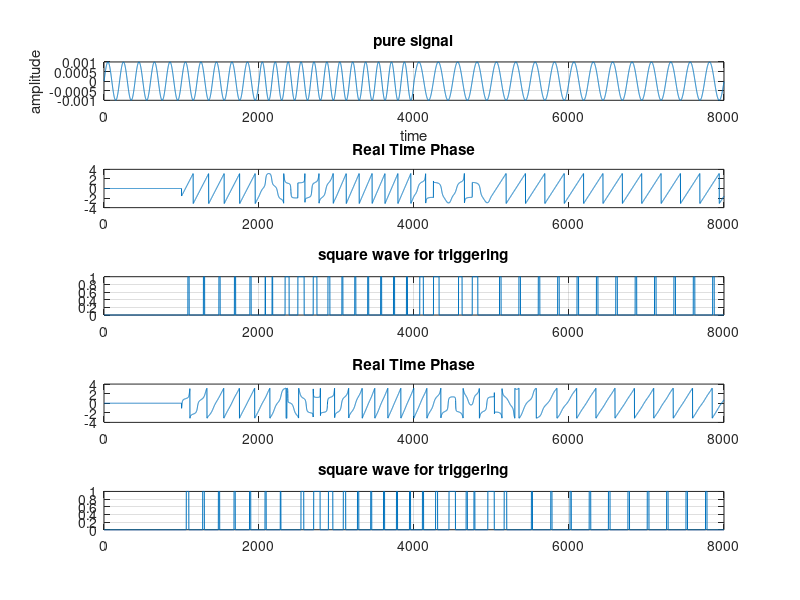

Write MATLAB code to recreate this figure.
clear all;
close all;
%%
t=csvread("VaryingFreqSinWave10_8_12.csv");   % sin4 is giving best results
% time=t(:,1);
% y=t(:,2);
y=t;
%plot(x(:,1),x(:,2))
SNR=5;   % signal-to-noise ratio
fs=2000;
figure(1)
subplot(5,1,1) % 5 rows , 1 column , first position
plot(y); box on; grid on;
title("pure signal")
xlabel 'time';
ylabel 'amplitude';

%%
signal = y;
filtered7 = NaN(size(signal));
steps     = 1:1:numel(signal);
for i = 1000:numel(steps)
    ww=NaN(1000,1);
    i1 = steps(i-999);
    i2 = steps(i);
    [ww(1:1000)] = hilbert(signal(i1:i2));
    filtered7(i)=ww(1000);
end
sigphase2 = atan2(imag(filtered7),real(filtered7));
%sigphase = (unwrap(angle(filtered3)))';
sigphase2(1:1000)=zeros(1000,1);
subplot(5,1,2); grid on; box on;
plot(sigphase2)
title("Real Time Phase")
%%
squareWave1=zeros(length(sigphase2),1);
for j=1:length(sigphase2)
    if (1<= sigphase2(j)) && (sigphase2(j)<=1.5)
        squareWave1(j,1)=1;
    end
end
subplot(5,1,3)
plot(squareWave1); grid on; box on;
title("square wave for triggering")
%%
Y1 = awgn(y,SNR,'measured','linear');    % adding white gaussian noise
%plot(time, Y1)

% subplot(5,1,2) % 5 rows , 1 column , 2nd position
% plot(Y1); grid on; box on;
% title("signal added with gaussian noise")
% xlabel 'time';
% ylabel 'amplitude';
% title("signal added with noise")
%%
signal    = Y1;
fcutlow=8;   %low cut frequency in Hz
fcuthigh=13;   %high cut frequency in Hz
order=3;
[b,a]=butter(order,[fcutlow,fcuthigh]/(fs/2),'bandpass');
%[b, a]    = butter(3, 0.5);
z         = zeros(1, 6);
filtered1 = filter(b, a, signal, z);  % Same as: filter(b, a, signal) if z is 0
filtered2 = NaN(size(signal));
steps     = 0:1:numel(signal);
for iStep = 1:numel(steps) - 1
  i1 = steps(iStep) + 1;
  i2 = steps(iStep + 1);
  % z is updated in each block:
  [filtered2(i1:i2), z] = filter(b, a, signal(i1:i2), z);
end
% subplot(5,1,3)
% plot(filtered2,'g'); grid on; box on;
% title("Real time band pass filtered signal")
%%
signal = filtered2;
filtered3 = NaN(size(signal));
steps     = 1:1:numel(signal);
for i = 1000:numel(steps)
    ww=NaN(1000,1);
    i1 = steps(i-999);
    i2 = steps(i);
    [ww(1:1000)] = hilbert(signal(i1:i2));
    filtered3(i)=ww(1000);
end
sigphase = atan2(imag(filtered3),real(filtered3));
%sigphase = (unwrap(angle(filtered3)))';
sigphase(1:1000)=zeros(1000,1);
subplot(5,1,4); grid on; box on;
plot(sigphase)
title("Real Time Phase")
%%
squareWave=zeros(length(sigphase),1);
for j=1:length(sigphase)
    if (1<= sigphase(j)) && (sigphase(j)<=1.5)
        squareWave(j,1)=1;
    end
end
subplot(5,1,5)
plot(squareWave); grid on; box on;
title("square wave for triggering")

%%
% plot(squareWave)
% hold on
% plot(squareWave1)
% hold off
%%


%writematrix([time squareWave squareWave1],'squareWaves_B4_phaseCompensation.csv')
%%
%%
disp('running completed')